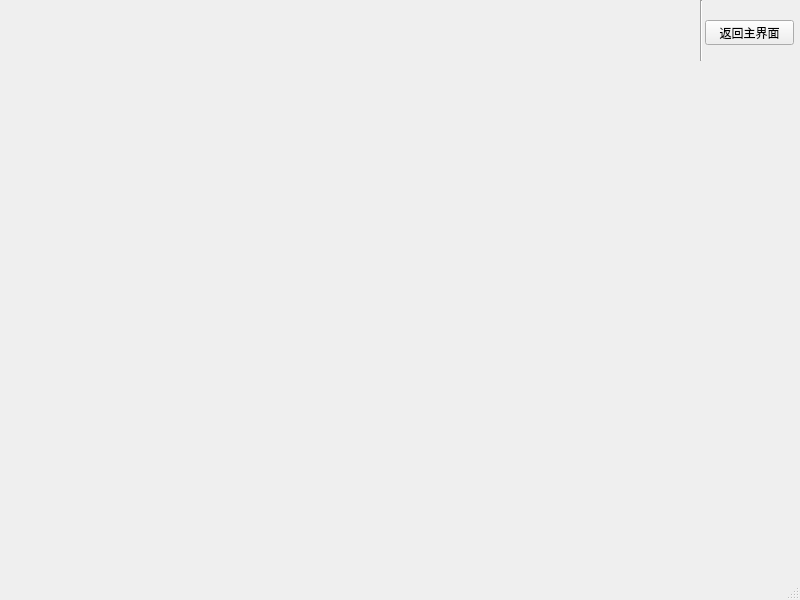
<?xml version="1.0" encoding="UTF-8"?>
<ui version="4.0">
 <class>connectchannel</class>
 <widget class="QMainWindow" name="connectchannel">
  <property name="geometry">
   <rect>
    <x>0</x>
    <y>0</y>
    <width>800</width>
    <height>600</height>
   </rect>
  </property>
  <property name="windowTitle">
   <string>MainWindow</string>
  </property>
  <widget class="QWidget" name="centralwidget">
   <widget class="QPushButton" name="pushButton">
    <property name="geometry">
     <rect>
      <x>705</x>
      <y>20</y>
      <width>89</width>
      <height>25</height>
     </rect>
    </property>
    <property name="text">
     <string>返回主界面</string>
    </property>
   </widget>
   <widget class="Line" name="line">
    <property name="geometry">
     <rect>
      <x>700</x>
      <y>0</y>
      <width>3</width>
      <height>61</height>
     </rect>
    </property>
    <property name="orientation">
     <enum>Qt::Vertical</enum>
    </property>
   </widget>
  </widget>
  <widget class="QMenuBar" name="menubar">
   <property name="geometry">
    <rect>
     <x>0</x>
     <y>0</y>
     <width>800</width>
     <height>27</height>
    </rect>
   </property>
  </widget>
  <widget class="QStatusBar" name="statusbar"/>
 </widget>
 <resources/>
 <connections/>
</ui>
